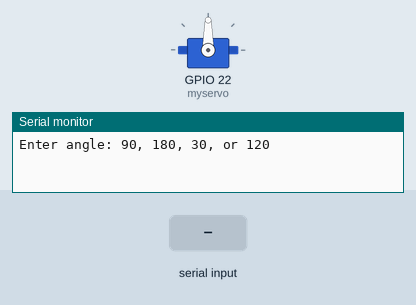
Recording of a sketch running on a simulated ESP32. Shown: servo, the last lines printed to the serial monitor. Inputs (shaded band) come from the test bench.

Above: at 1.2 s.
1.3 s: "0" received over Serial
At 2.0 s:
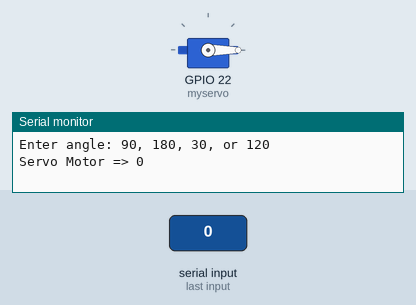
2.8 s: "2" received over Serial
At 3.2 s:
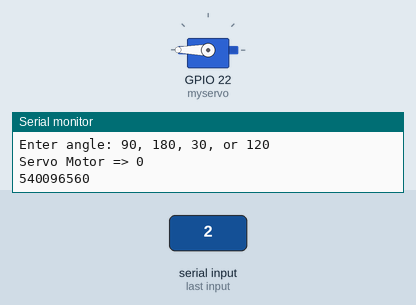
4.3 s: "3" received over Serial
At 5.5 s:
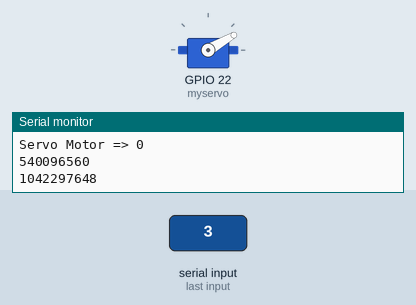
5.8 s: "4" received over Serial
At 6.7 s:
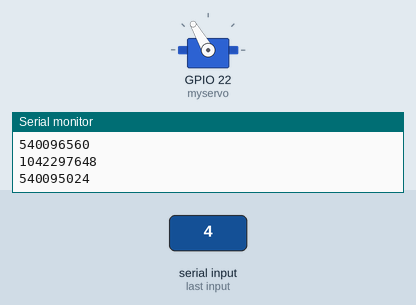
7.3 s: "1" received over Serial
At 7.8 s:
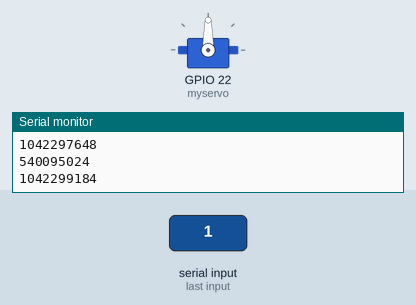
Timing chart, 0 to 9.8 s (numbered marks = the images above; inputs shaded):
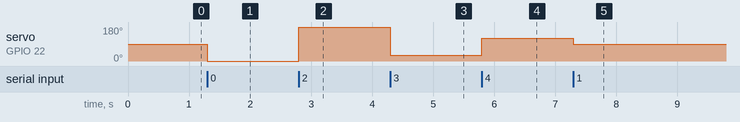

The sketch:

test.ino
```cpp
#include <ESP32Servo.h>

Servo myservo;
char user_input;


void setup() {
  Serial.begin(9600);
  myservo.attach(22);
  Serial.println("Enter angle: 90, 180, 30, or 120");
}

void loop() {

  if(Serial.available() > 0){
    user_input = Serial.read();

    if (user_input == '0'){
      Serial.println("Servo Motor => 0");
      myservo.write(0);
      delay(1000);
    }
    else if(user_input == '1'){
    Serial.println('Servo Motor => 90');
    myservo.write(90);
    delay(1000);
    }
    else if(user_input == '2'){
    Serial.println('Servo Motor => 180');
    myservo.write(180);
    delay(1000);
    }
    else if(user_input == '3'){
    Serial.println('Servo Motor => 30');
    myservo.write(30);
    delay(1000);
    }
    else if(user_input == '4'){
    Serial.println('Servo Motor => 120');
    myservo.write(120);
    delay(1000);
    }
  }
}
```

Measured:
- after the input at 1.3 s, servo on GPIO 22 (myservo): 90° → 0° at once
- after the input at 2.8 s, servo on GPIO 22 (myservo): 0° → 180° at once
- after the input at 4.3 s, servo on GPIO 22 (myservo): 180° → 30° at once
- after the input at 5.8 s, servo on GPIO 22 (myservo): 30° → 120° at once
- after the input at 7.3 s, servo on GPIO 22 (myservo): 120° → 90° at once
